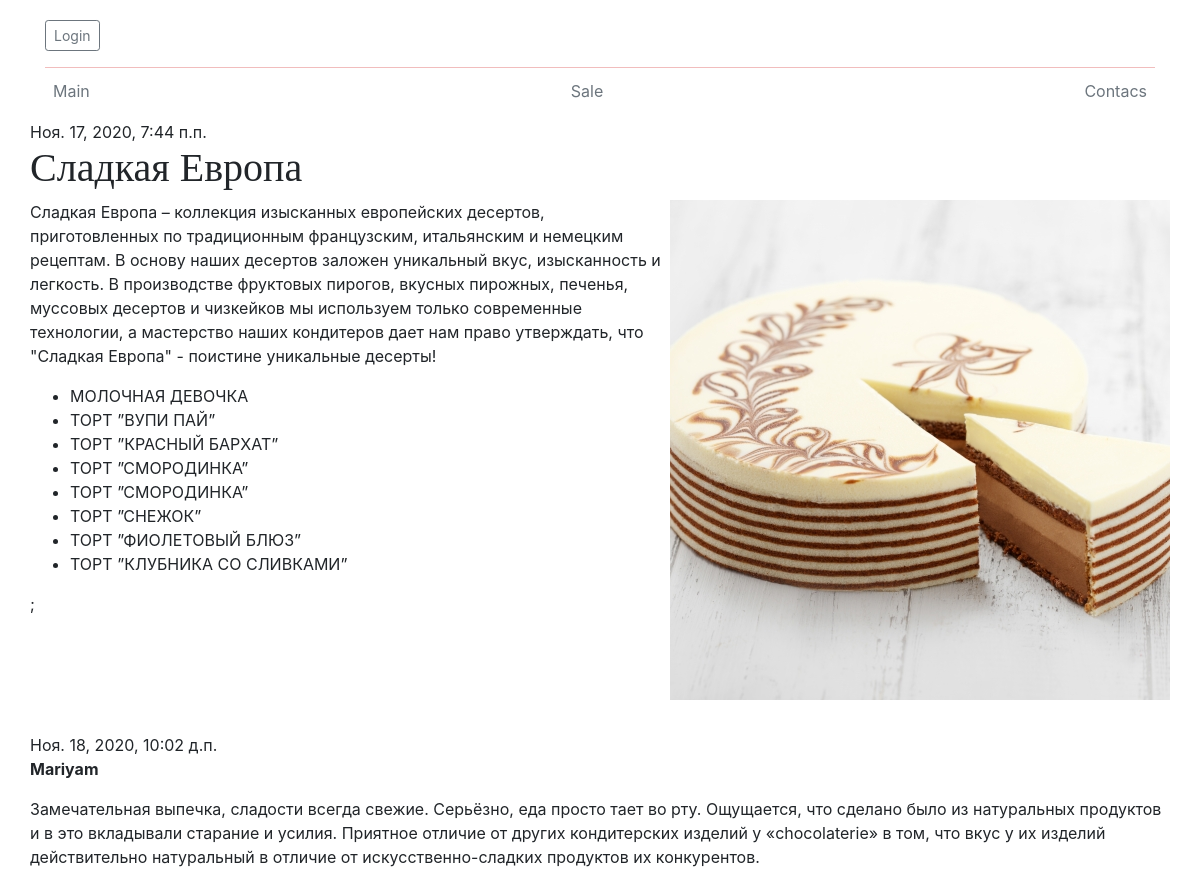
The page /post/26/ on the database its author committed.
### blog/models.py (models this page shows, shortened)
class Post(models.Model):
    author = models.ForeignKey(settings.AUTH_USER_MODEL, on_delete=models.CASCADE)
    title = models.CharField(max_length=200)
    text = models.TextField()
    created_date = models.DateTimeField(default=timezone.now)
    published_date = models.DateTimeField(blank=True, null=True)
    image = models.ImageField(null=True, blank=True, upload_to='images/')

class Comment(models.Model):
        post = models.ForeignKey('blog.Post', on_delete=models.CASCADE, related_name='comments')
        author = models.CharField(max_length=200)
        text = models.TextField()
        created_date = models.DateTimeField(default=timezone.now)
        approved_comment = models.BooleanField(default=False)

### blog/views.py (the view)
# urls.py: path('post/<int:pk>/', views.post_detail, name='post_detail'),
def post_detail(request, pk):
    post = get_object_or_404(Post, pk=pk)
    return render(request, 'blog/post_detail.html', {'post': post})

### blog/templates/blog/post_detail.html (shortened to what this page needs)
{% extends 'blog/base.html' %}
{% load bootstrap4 %}
{% block content %}
    <div class="post">
        {% if post.published_date %}
    <div class="date">
        {{ post.published_date }}
    </div>
{% else %}
    <a class="btn btn-default" href="{% url 'post_publish' pk=post.pk %}">Publish</a>
{% endif %}
        <h1>{{ post.title }}</h1>
        <img src="{{ post.image.url }}" style="width: 500px; height: 500px;">
        <p>{{ post.text|linebreaksbr }}</p>
        <ul>
            <li>МОЛОЧНАЯ ДЕВОЧКА</li>
            <li>ТОРТ ”ВУПИ ПАЙ” </li>
            <li>ТОРТ ”КРАСНЫЙ БАРХАТ”</li>
            <li>ТОРТ ”СМОРОДИНКА”</li>
            <li>ТОРТ ”СМОРОДИНКА”</li>
            <li>ТОРТ ”СНЕЖОК”</li>
            <li>ТОРТ ”ФИОЛЕТОВЫЙ БЛЮЗ”</li>
            <li>ТОРТ ”КЛУБНИКА СО СЛИВКАМИ”</li>
        </ul>;
    </div>
{% for comment in post.comments.all %}
    {% if user.is_authenticated or comment.approved_comment %}
    <div class="comment">
        <div class="date">
            {{ comment.created_date }}
        </div>
        <strong>{{ comment.author }}</strong>
        <p>{{ comment.text|linebreaks }}</p>
    </div>
    {% endif %}
{% empty %}
    <p>No comments here yet :(</p>
{% endfor %}
{% endblock %}

### blog/templates/blog/base.html (style rules this page uses)
h1, h2, h3, h4, h5, h6 { font-family: "Playfair Display", Georgia, "Times New Roman", serif; }
img { float: right; }

### rows shown on the page
Post: published_date "Ноя. 17, 2020, 7:44 п.п.", title "Сладкая Европа", image (picture), text "Сладкая Европа – коллекция изысканных европейских десертов, приготовленных по традиционным французским, итальянским и немецким рецептам. В основу наших десертов заложен уникальный вкус, изысканность и легкость. В производстве фруктовых пирогов, вкусных пирожных, печенья, муссовых десертов и чизкейков мы используем только современные технологии, а мастерство наших кондитеров дает нам право утверждать, что \"Сладкая Европа\" - поистине уникальные десерты!"
Comment: created_date "Ноя. 18, 2020, 10:02 д.п.", author "Mariyam", text "Замечательная выпечка, сладости всегда свежие. Серьёзно, еда просто тает во рту. Ощущается, что сделано было из натуральных продуктов и в это вкладывали старание и усилия. Приятное отличие от других кондитерских изделий у «chocolaterie» в том, что вкус у их изделий действительно натуральный в отличие от искусственно-сладких продуктов их конкурентов."
